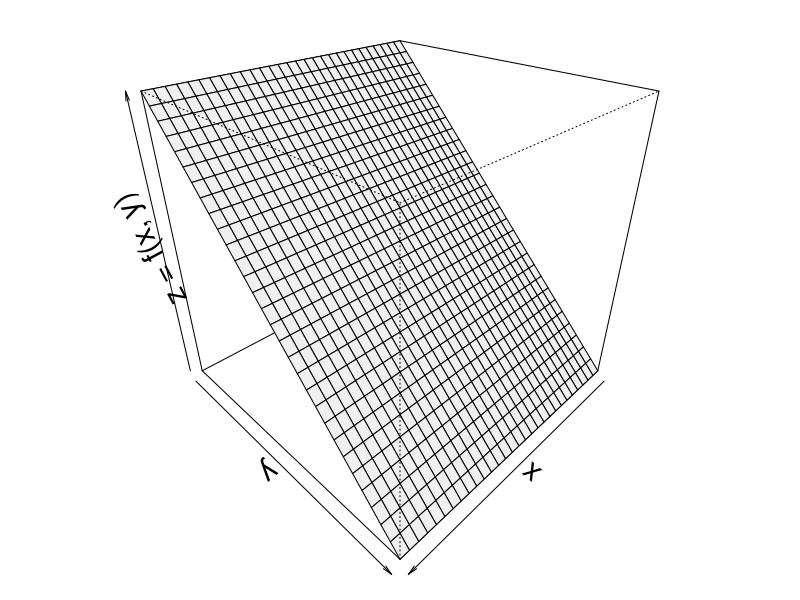
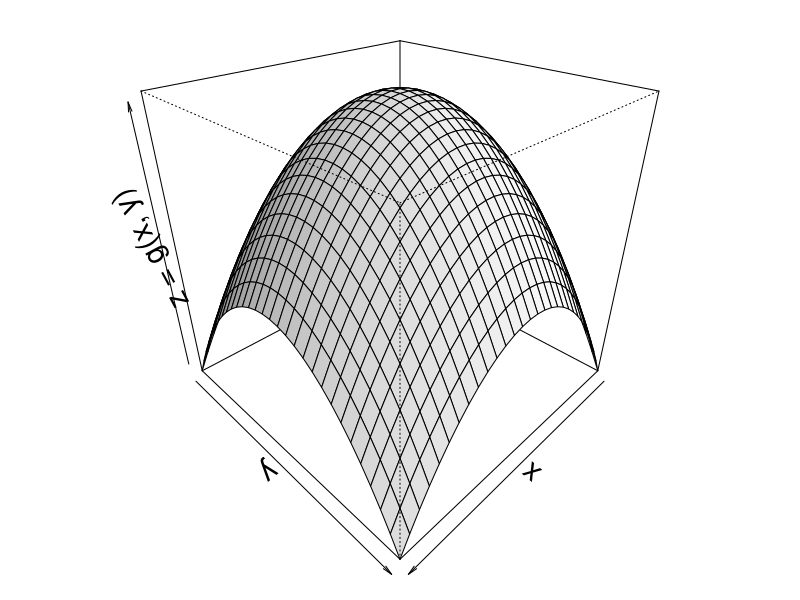

R code for these plots, in order:
#================================================
#
#           Gráficos de superficies.
#
#================================================

# Función f(x, y) = -y ---------------------
y <- seq(from = -4, to = 4, length.out = 30)
x <- rep(x = 1, times = length(y))
z <- outer(X = x, Y = y, FUN = \(x, y) (-x) * y)

# Creo el gráfico y lo guardo.
png(filename = "plano_var_cte.png")
par(mar = rep(1, 4)) # Achico el padding del gráfico.
persp(z = z, theta = 135, phi = 30, xlab = "x", ylab = "y",
      zlab = "z = f(x, y)", shade = 0.2, cex.lab = 1.8)

dev.off()


# Función g(x, y) = 1 - x^2 - y^2 -------------
y <- seq(from = -4, to = 4, length.out = 30)
x <- y
z <- outer(X = x, Y = y, FUN = \(x, y) 1 - (x^2) - (y^2))

# Creo el gráfico y lo guardo.
png(filename = "superficie.png")
par(mar = rep(1, 4)) # Achico el padding del gráfico.
persp(z = z, theta = 135, phi = 30, xlab = "x", ylab = "y",
      zlab = "z = g(x, y)", shade = 0.2, cex.lab = 1.8)

dev.off()

